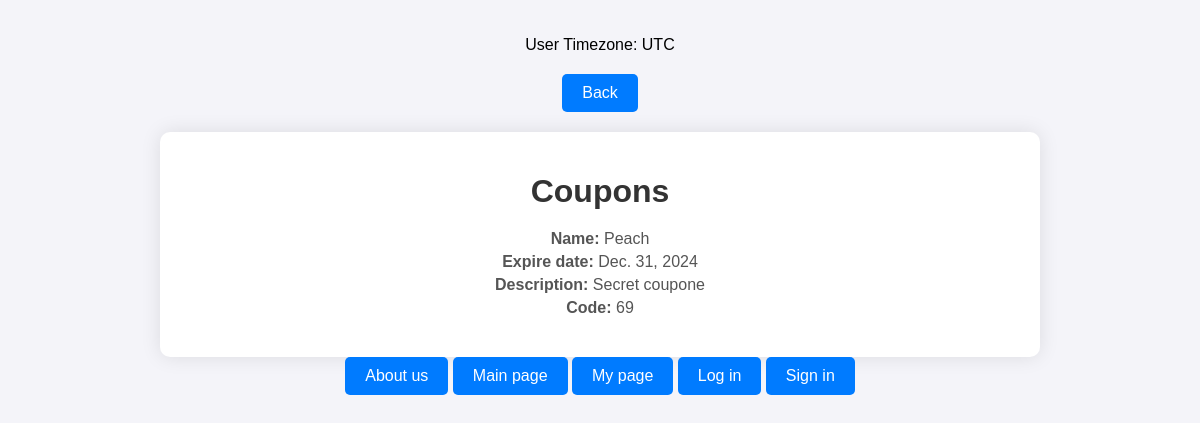
Page /coupons/ on the committed database.
### entities/models.py (models this page shows, shortened)
class Base(models.Model):
    create_date = models.DateTimeField(auto_now=True)
    update_date = models.DateTimeField(auto_now=True)
    local_create_date = models.DateTimeField(auto_now=True)
    local_update_date = models.DateTimeField(auto_now=True)
    class Meta:
        abstract = True

class Coupon(Base):
    name = models.CharField(max_length=30)
    description = models.TextField()
    code = models.CharField(max_length=10)
    discount = models.PositiveSmallIntegerField(default=5, validators=[MaxValueValidator(100)])
    end_date = models.DateField()

### entities/views.py (the view)
# urls.py: re_path(r'^coupons/$', views.coupons_page, name='coupons'),
def coupons_page(request):
    coupons = Coupon.objects.order_by('-end_date')
    return render(request, "CouponsPage.html", {'coupons': coupons})

### entities/templates/CouponsPage.html (shortened to what this page needs)
{% extends "extender.html" %}
{% block content %}
<!DOCTYPE html>
<html lang="en">
<head>
</head>
<body>
<header>
    <a href="{% url 'entities:about' %}"><button>Back</button></a>
</header>
<div class="content">
    <h1>Coupons</h1>
    {% if coupons %}
        {% for el in coupons %}
        <div class="coupon">
            <p><b>Name:</b> {{el.name}}</p>
            <p><b>Expire date:</b> {{el.end_date}}</p>
            <p><b>Description:</b> {{el.description}}</p>
            <p><b>Code:</b> {{el.code}}</p>
        </div>
        {% endfor %}
    {% else %}
        <p>No coupons</p>
    {% endif %}
</div>
</body>
</html>
{% endblock content %}

### entities/templates/CouponsPage.html (style rules this page uses)
body { font-family: Arial, sans-serif; background-color: #f4f4f9; margin: 0; padding: 20px; }
header { text-align: center; margin-bottom: 20px; }
header a { text-decoration: none; }
header button { background-color: #007bff; color: white; padding: 10px 20px; border: none; border-radius: 5px; cursor: pointer; font-size: 16px; }
.content { background-color: #fff; padding: 20px 40px; border-radius: 10px; box-shadow: 0 0 20px rgba(0, 0, 0, 0.1); max-width: 800px; margin: 0 auto; text-align: center; }
.content h1 { margin-bottom: 20px; color: #333; }
.content p { font-size: 16px; color: #555; margin: 5px 0; }
.coupon { margin-bottom: 20px; }

### rows in the picture
Coupon: name "Peach", end_date "Dec. 31, 2024", description "Secret coupone", code "69"
